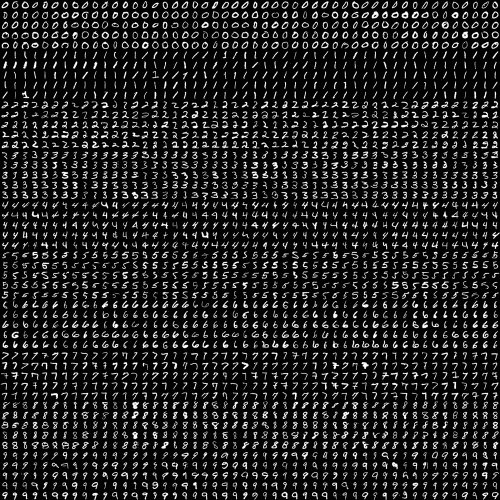
#> input picture KNN_Erlin-Paredes/digits.png, 1000 x 1000 px (shown at 1/2 size); the run also reads 1 picture not shown here
$ python main.py
#> lines starting #> are read from the running program, lines starting #| are printed output that depends on the picture
import cv2
import numpy as np

digits = cv2.imread("digits.png", cv2.IMREAD_GRAYSCALE)
#> digits is the input picture: shape (1000, 1000); min 0, max 255, mean 33.8
test_digits = cv2.imread("test_digits.png", cv2.IMREAD_GRAYSCALE)

rows = np.vsplit(digits, 50)
#> rows = 50 items
cells = []

for row in rows:
    row_cells = np.hsplit(row, 50)

    for row in rows:
        row_cells = np.hsplit(row, 50)

    for cell in row_cells:
        cells.append(cell)

    k = np.arange(10)

    cells_labels = np.repeat(k, 250)
    for c in cells_labels:
        print(c)
#> this loop made 50 passes
#> (printed output is left out)
#> after the loop, cells = 2500 items

test_digits = np.vsplit(test_digits, 50)
#> test_digits = 50 items
test_cells = []

for d in test_digits:
    d = d.flatten()
    test_cells.append(d)
#> after the loop, test_cells = 50 items
test_cells = np.array(test_cells, dtype=np.float32)
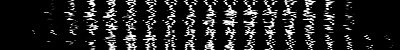
#> test_cells: shape (50, 400) float32; min 0, max 255, mean 34.2


# KNN


knn = cv2.ml.KNearest_create()
#> (the run stopped early here; a loop or call above may not have finished)
